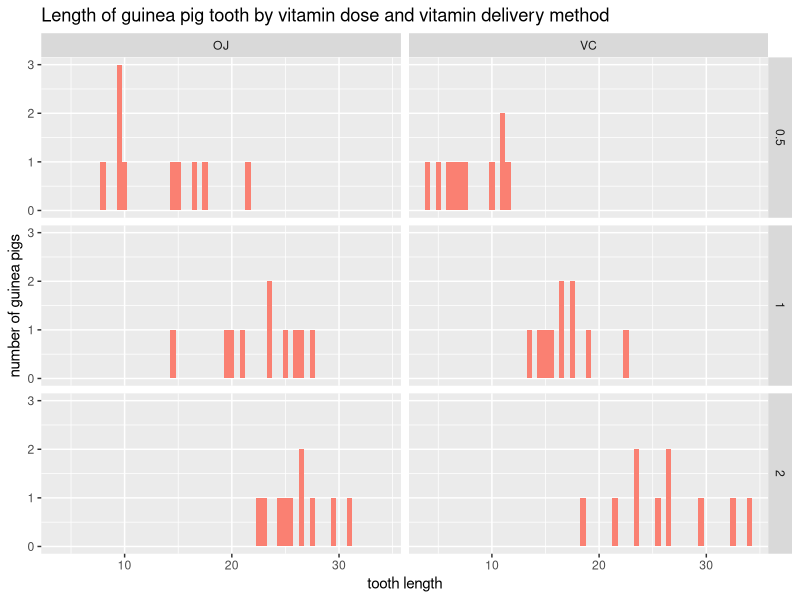

Write the R code that produced this figure.
## ---- chunk 1
attach(ToothGrowth)
data <- ToothGrowth
library(ggplot2)
library(dplyr)
## ---- chunk 2
ggplot(data = data, aes(x = len)) + geom_histogram(binwidth = 0.5, fill = "salmon") + facet_grid(dose ~ supp) + ggtitle("Length of guinea pig tooth by vitamin dose and vitamin delivery method") + xlab("tooth length") + ylab("number of guinea pigs")
## ---- chunk 3
dose0.5 <- filter(data, dose == 0.5)
dose2.0 <- filter(data, dose == 2.0)
oj <- filter(data, supp == "OJ")
vc <- filter(data, supp == "VC")
## ---- chunk 4
t.test(dose0.5$len, dose2.0$len)
## ---- chunk 5
t.test(oj$len, vc$len)
